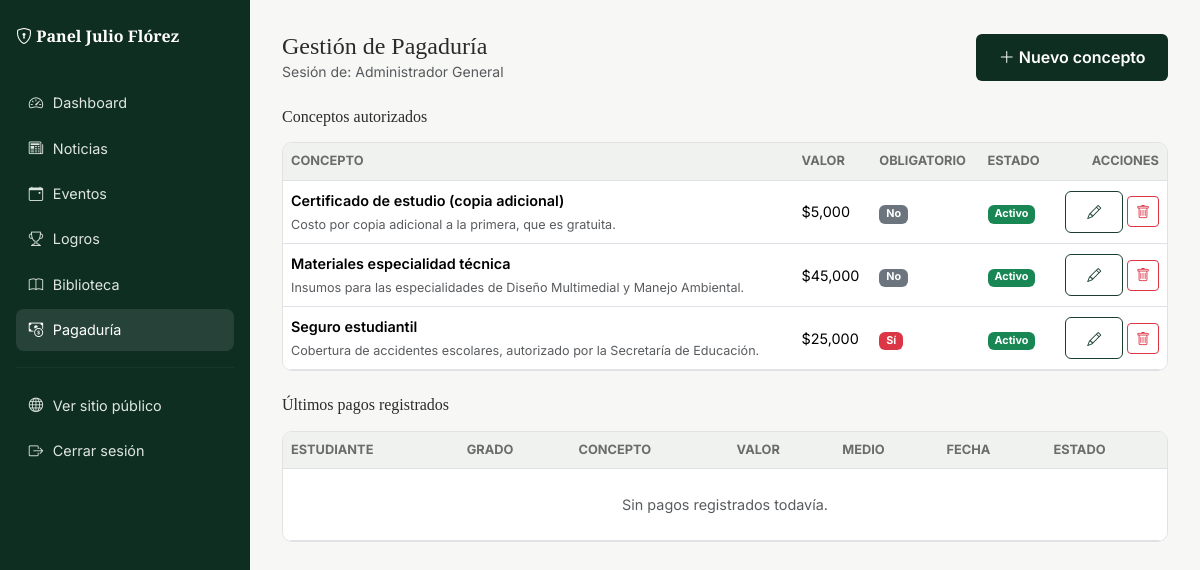
The app's page /admin/pagaduria (signed in) with its own data.
### tables this page shows
CREATE TABLE conceptos_pago (
        id INTEGER PRIMARY KEY AUTOINCREMENT,
        nombre TEXT NOT NULL,
        valor INTEGER NOT NULL DEFAULT 0,
        obligatorio INTEGER NOT NULL DEFAULT 0,
        descripcion TEXT,
        activo INTEGER NOT NULL DEFAULT 1
    );

### app.py (the view, shortened to what this page needs)
@app.route("/admin/pagaduria", methods=["GET", "POST"])
@login_requerido
def admin_pagaduria():
    return render_template(
        "admin/pagaduria_lista.html", activo="pagaduria",
        conceptos=log_pago.listar_conceptos(), pagos=log_pago.listar_pagos(),
    )

### app.py (called while the page is built, shortened)
def login_requerido(vista):
    @wraps(vista)
    def envoltura(*args, **kwargs):
        if not session.get("admin_id"):
            flash("Debes iniciar sesión para acceder al panel administrativo.", "error")
            return redirect(url_for("admin_login"))
        return vista(*args, **kwargs)
    return envoltura

@app.before_request
def verificar_permisos_por_rol():
    ruta = request.path
    if not ruta.startswith("/admin/") and ruta != "/admin":
        return  # ruta pública, no aplica control de roles
    if ruta == "/admin/login" or ruta == "/admin/logout":
        return  # login/logout siempre accesibles
    if not session.get("admin_id"):
        flash("Debes iniciar sesión para acceder al panel administrativo.", "error")
        return redirect(url_for("admin_login"))
    rol = session.get("admin_rol")
    if rol in ("admin", "rector"):
        return  # acceso total, sin restricciones

### modelo/conexion.py (called while the page is built)
def obtener_conexion():
    conexion = sqlite3.connect(RUTA_BD)
    conexion.row_factory = sqlite3.Row
    conexion.execute("PRAGMA foreign_keys = ON")
    return conexion

### modelo/log_pago.py (called while the page is built)
def listar_conceptos():
    con = obtener_conexion()
    filas = con.execute("SELECT * FROM conceptos_pago ORDER BY nombre ASC").fetchall()
    con.close()
    return filas

def listar_pagos():
    con = obtener_conexion()
    filas = con.execute(
        """SELECT pagos_registrados.*, conceptos_pago.nombre AS concepto_nombre
           FROM pagos_registrados LEFT JOIN conceptos_pago ON pagos_registrados.concepto_id = conceptos_pago.id
           ORDER BY pagos_registrados.id DESC"""
    ).fetchall()
    con.close()
    return filas

### templates/admin/pagaduria_lista.html (shortened to what this page needs)
{% extends "layout_admin.html" %}
{% block encabezado %}Gestión de Pagaduría{% endblock %}
{% block acciones_topbar %}
<button class="btn-institucional" data-bs-toggle="modal" data-bs-target="#modalConcepto"><i class="bi bi-plus-lg"></i> Nuevo concepto</button>
{% endblock %}
{% block contenido_admin %}
<h3 class="h6 mb-3">Conceptos autorizados</h3>
<div class="tabla-admin mb-4">
  <table class="table mb-0">
    <thead><tr><th>Concepto</th><th>Valor</th><th>Obligatorio</th><th>Estado</th><th class="text-end">Acciones</th></tr></thead>
    <tbody>
      {% for c in conceptos %}
      <tr>
        <td class="fw-semibold">{{ c.nombre }}<br><span class="small text-muted fw-normal">{{ c.descripcion }}</span></td>
        <td>${{ "{:,}".format(c.valor) }}</td>
        <td>{% if c.obligatorio %}<span class="badge bg-danger">Sí</span>{% else %}<span class="badge bg-secondary">No</span>{% endif %}</td>
        <td>{% if c.activo %}<span class="badge bg-success">Activo</span>{% else %}<span class="badge bg-secondary">Inactivo</span>{% endif %}</td>
        <td class="text-end">
          <button class="btn btn-sm btn-outline-institucional" data-bs-toggle="modal" data-bs-target="#modalEditar{{ c.id }}"><i class="bi bi-pencil"></i></button>
          <form method="POST" action="{{ url_for('admin_pagaduria_eliminar', id_concepto=c.id) }}" class="d-inline" onsubmit="return confirm('¿Eliminar este concepto?');">
            <button class="btn btn-sm btn-outline-danger"><i class="bi bi-trash"></i></button>
          </form>
        </td>
      </tr>
      {% else %}
      <tr><td colspan="5" class="text-center text-muted py-4">Sin conceptos registrados.</td></tr>
      {% endfor %}
    </tbody>
  </table>
</div>
<h3 class="h6 mb-3">Últimos pagos registrados</h3>
<div class="tabla-admin">
  <table class="table mb-0">
    <thead><tr><th>Estudiante</th><th>Grado</th><th>Concepto</th><th>Valor</th><th>Medio</th><th>Fecha</th><th>Estado</th></tr></thead>
    <tbody>
      {% for p in pagos %}
      <tr>
        <td>{{ p.estudiante }}</td>
        <td>{{ p.grado }}</td>
        <td>{{ p.concepto_nombre or '—' }}</td>
        <td>${{ "{:,}".format(p.valor_pagado) }}</td>
        <td>{{ p.medio_pago }}</td>
        <td>{{ p.fecha_pago }}</td>
        <td><span class="badge bg-success">{{ p.estado }}</span></td>
      </tr>
      {% else %}
      <tr><td colspan="7" class="text-center text-muted py-4">Sin pagos registrados todavía.</td></tr>
      {% endfor %}
    </tbody>
  </table>
</div>
{% endblock %}

### static/Styles/main.css (style rules this page uses)
:root { --verde-oscuro:#0f2e22; --verde:#1a3d2e; --verde-claro:#e8f0ea; --rojo:#c0392b; --rojo-oscuro:#9c2a1e; --amarillo:#d4af37; --amarillo-claro:#f4e4b0; --texto:#2b2b2b; --texto-suave:#6b6b6b; --borde:#e2e2e2; --blanco:#ffffff; --fuente-titulo:'Playfair Display', Georgia, 'Times New Roman', serif; --fuente-texto:'Inter', 'Segoe UI', Arial, sans-serif; --radio:10px; --sombra:0 4px 18px rgba(15,46,34,.08); }
* { box-sizing:border-box }
body { font-family:var(--fuente-texto); color:var(--texto); background:var(--blanco); line-height:1.6; }
h1,h2,h3,h4,.font-titulo { font-family:var(--fuente-titulo); color:var(--verde-oscuro); }
.btn-institucional { background:var(--verde-oscuro); color:#fff; border:none; padding:.65rem 1.4rem; border-radius:6px; font-weight:600; transition:.2s; }
.btn-outline-institucional { border:1.5px solid var(--verde); color:var(--verde); padding:.6rem 1.3rem; border-radius:6px; font-weight:600; background:transparent; }
.tabla-admin { background:#fff; border-radius:var(--radio); overflow:hidden; border:1px solid var(--borde); }
.tabla-admin table { margin-bottom:0; }
.tabla-admin th { background:#f0f2f0; font-size:.8rem; text-transform:uppercase; color:var(--texto-suave); }
.tabla-admin td { vertical-align:middle; font-size:.9rem; }

### records on screen
conceptos_pago: nombre "Certificado de estudio (copia adicional)", descripcion "Costo por copia adicional a la primera, que es gratuita.", valor "5,000", obligatorio "No", activo "Activo"
conceptos_pago: nombre "Materiales especialidad técnica", descripcion "Insumos para las especialidades de Diseño Multimedial y Manejo Ambiental.", valor "45,000", obligatorio "No", activo "Activo"
conceptos_pago: nombre "Seguro estudiantil", descripcion "Cobertura de accidentes escolares, autorizado por la Secretaría de Educación.", valor "25,000", obligatorio "Sí", activo "Activo"

### other values on screen
{{ session.get('admin_nombre','') }} "Administrador General"
